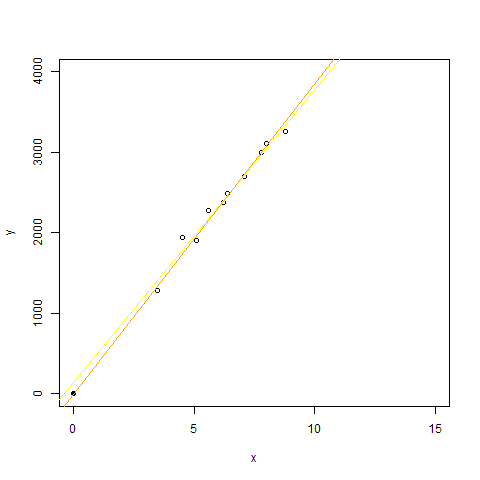

Write the R code that produced this figure.
x<-c(5.1,3.5,7.1,6.2,8.8,7.8,4.5,5.6,8.0,6.4)
y<-c(1907,1287,2700,2373,3260,3000,1947,2273,3113,2493)

png(file="test.png")
plot(x,y,xlim=c(0,15),ylim=c(0,4000))

#abline(lm(y~x),col="blue")
#abline(lm(y~x+0),col="red")
points(0,0, col = "black",pch=19)


abline(lm(y~x),col="blue")
abline(lm(y~1+x),col="black")
abline(lm(y~x+1),col="yellow")

abline(lm(y~x+0),col="red")
abline(lm(y~0+x),col="green")
abline(lm(y~x-1),col="gray")
abline(lm(y~-1+x),col="orange")

dev.off();
